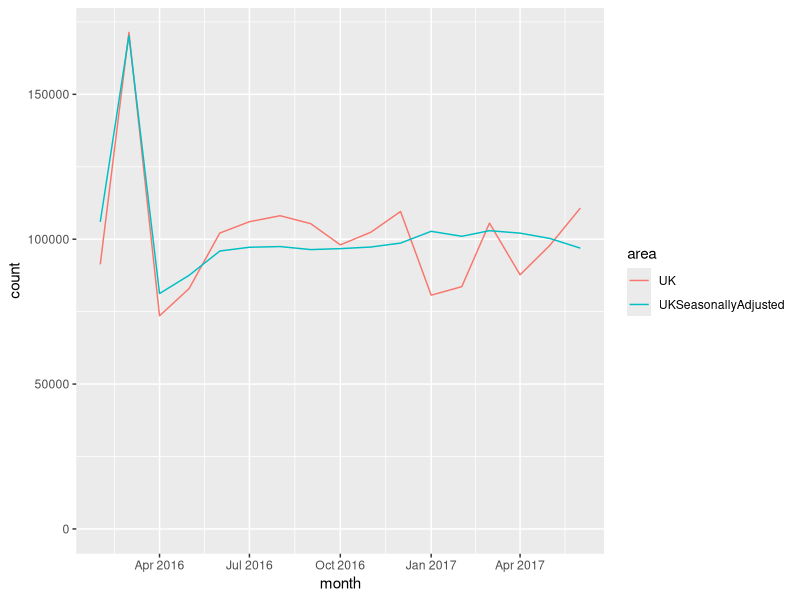
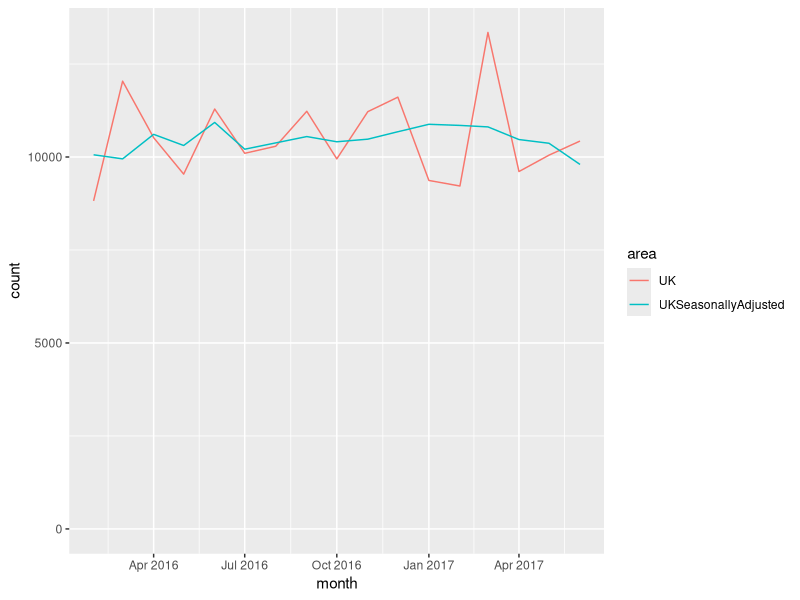
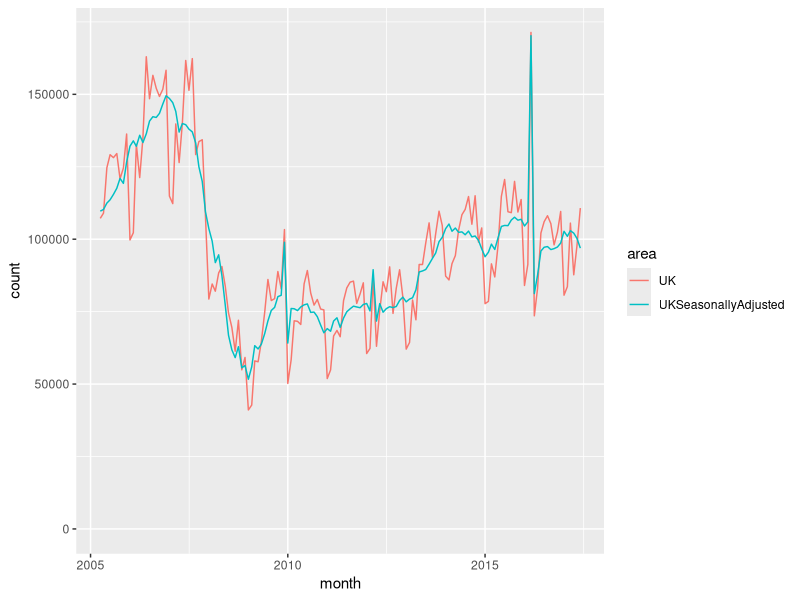
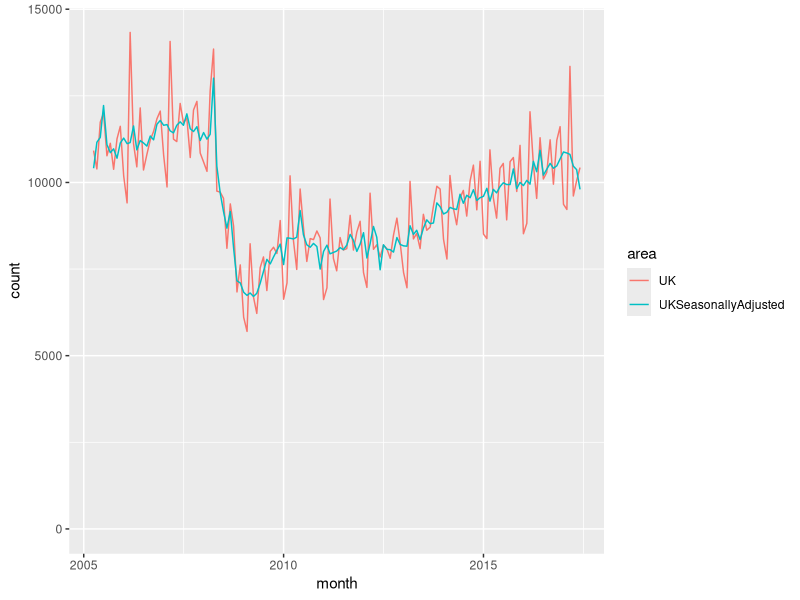
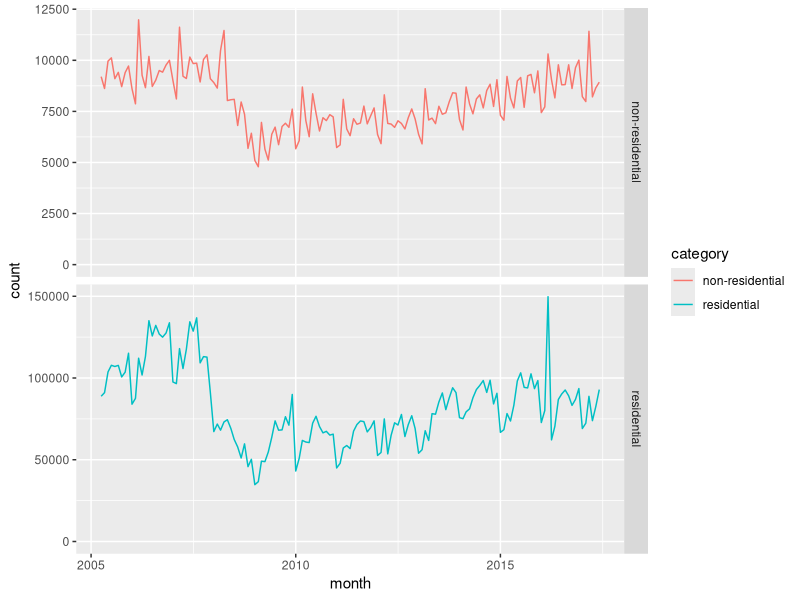
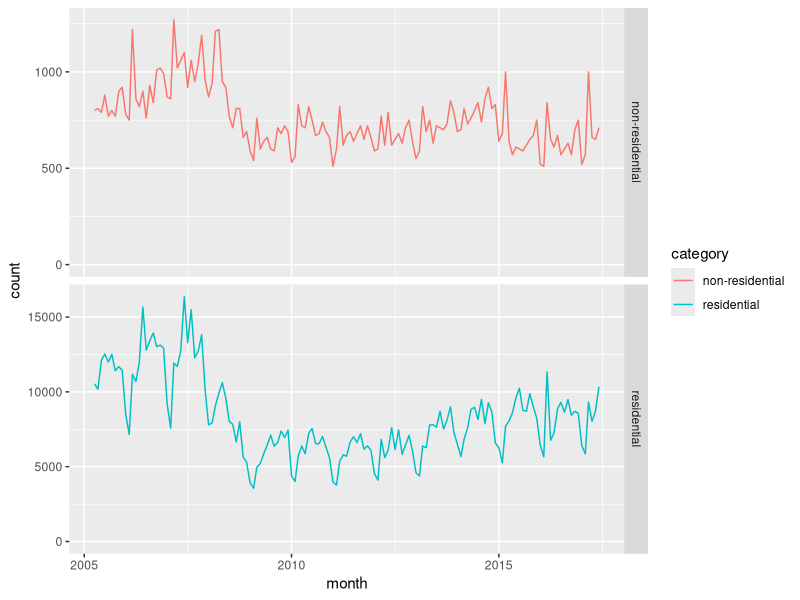
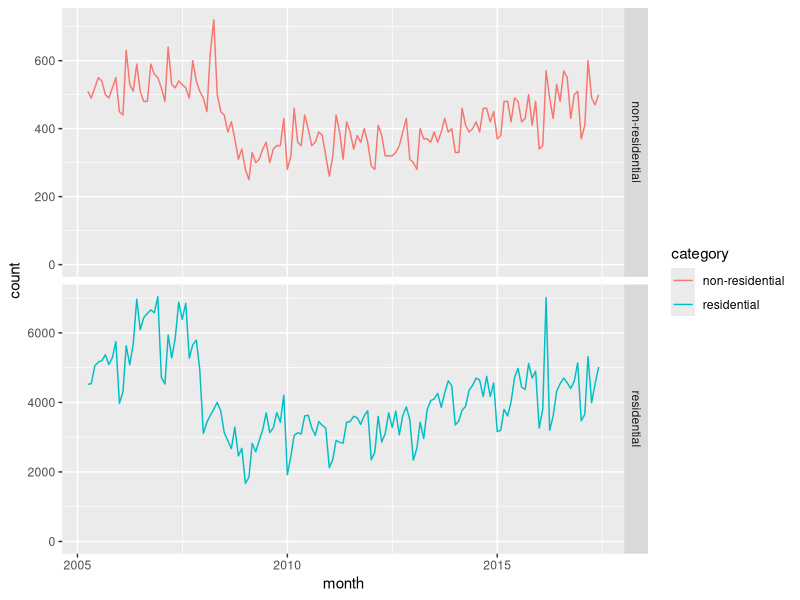
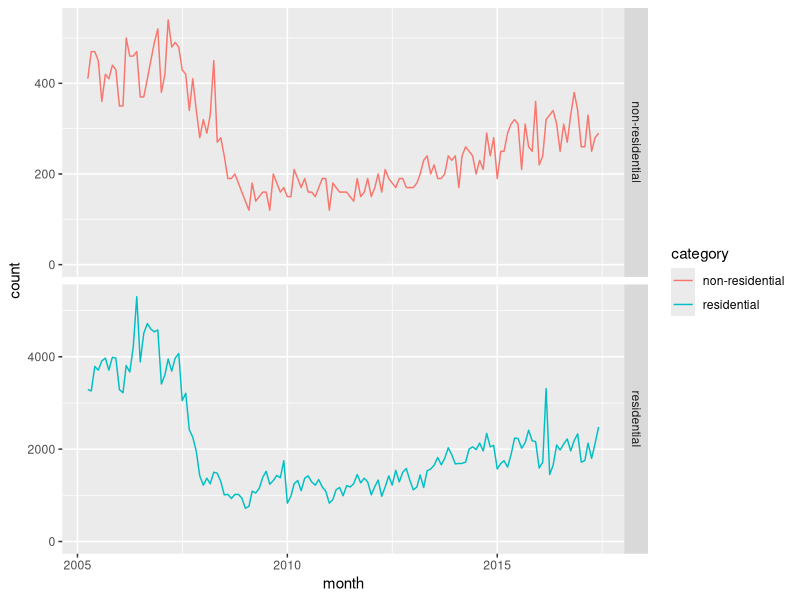

Generate these figures, in order, with R:
## ---- chunk 1
library('readxl')
library('kableExtra')
library('lubridate')
library('tidyverse')


resCountRaw <- read_xlsx('./UK_Tables_Jul_2017_monthlies.xlsx','Residential')
nonresCountRaw <- read_xlsx('./UK_Tables_Jul_2017_monthlies.xlsx','Non-residential')

resCount <- resCountRaw %>%
            gather('area','count',2:7) %>%
            mutate(category='residential')
            
nonresCount <- nonresCountRaw %>%
               gather('area','count',2:7) %>% 
               mutate(category='non-residential')

monthlyCount <- dplyr::union(resCount,nonresCount) %>%
                mutate(
                  year=strftime(month,format='%Y'),
                  fyst=year(month)-as.integer( month(month)<4 ),
                  fy=paste0(as.character(fyst),'\U2013',as.character((fyst+1) %% 100)),
                  quarter=quarters(month)
                )

thisMonth <- ymd('2017-07-01',tz='UTC')
recentRangeStart <- thisMonth %m+% months(-17)
historicRangeStart <- ymd('2005-04-01',tz='UTC')
recentMonths <- seq(recentRangeStart,thisMonth,by='month')
historicMonths <- seq(historicRangeStart,thisMonth,by='month')

monthlyCount %>% 
  filter(area %in% c('UK','UKSeasonallyAdjusted')) %>%
  filter(month %in% recentMonths) %>%
  filter(category == 'residential') %>%
  ggplot(mapping = aes(x=month,y=count,colour=area)) +
  expand_limits(y=0) +
  geom_line() -> chart1a
plot(chart1a)

monthlyCount %>% 
  filter(area %in% c('UK','UKSeasonallyAdjusted')) %>%
  filter(month %in% recentMonths) %>%
  filter(category == 'non-residential') %>%
  ggplot(mapping = aes(x=month,y=count,colour=area)) +
  expand_limits(y=0) +
  geom_line() -> chart1b
plot(chart1b)

monthlyCount %>% 
  filter(area %in% c('UK','UKSeasonallyAdjusted')) %>%
  filter(month %in% historicMonths) %>%
  filter(category == 'residential') %>%
  ggplot(mapping = aes(x=month,y=count,colour=area)) +
  expand_limits(y=0) +
  geom_line() -> chart4a
plot(chart4a)

monthlyCount %>% 
  filter(area %in% c('UK','UKSeasonallyAdjusted')) %>%
  filter(month %in% historicMonths) %>%
  filter(category == 'non-residential') %>%
  ggplot(mapping = aes(x=month,y=count,colour=area)) +
  expand_limits(y=0) +
  geom_line() -> chart4b
plot(chart4b)

monthlyCount %>% 
  filter(area == 'England') %>%
  filter(month %in% historicMonths) %>%
  ggplot(mapping = aes(x=month,y=count,colour=category)) +
  facet_grid(category ~ ., scales="free_y" )+
  expand_limits(y=0) +
  geom_line() -> chart4c
plot(chart4c) # TODO dual y-axes, see http://lehoangvan.com/posts/dual-y-axis-ggplot2/

monthlyCount %>% 
  filter(area == 'Scotland') %>%
  filter(month %in% historicMonths) %>%
  ggplot(mapping = aes(x=month,y=count,colour=category)) +
  facet_grid(category ~ ., scales="free_y" )+
  expand_limits(y=0) +
  geom_line() -> chart4d
plot(chart4d)

monthlyCount %>% 
  filter(area == 'Wales') %>%
  filter(month %in% historicMonths) %>%
  ggplot(mapping = aes(x=month,y=count,colour=category)) +
  facet_grid(category ~ ., scales="free_y" )+
  expand_limits(y=0) +
  geom_line() -> chart4e
plot(chart4e) # TODO dual y-axes, see http://lehoangvan.com/posts/dual-y-axis-ggplot2/

monthlyCount %>% 
  filter(area == 'Northern Ireland') %>%
  filter(month %in% historicMonths) %>%
  ggplot(mapping = aes(x=month,y=count,colour=category)) +
  facet_grid(category ~ ., scales="free_y" )+
  expand_limits(y=0) +
  geom_line() -> chart4f
plot(chart4f)
## ---- chunk 2
 knitr::kable(monthlyCount %>% filter(month %in% recentMonths, category == 'residential') %>% select (-c(category,year,fyst,fy,quarter)) %>% spread(area,count))
